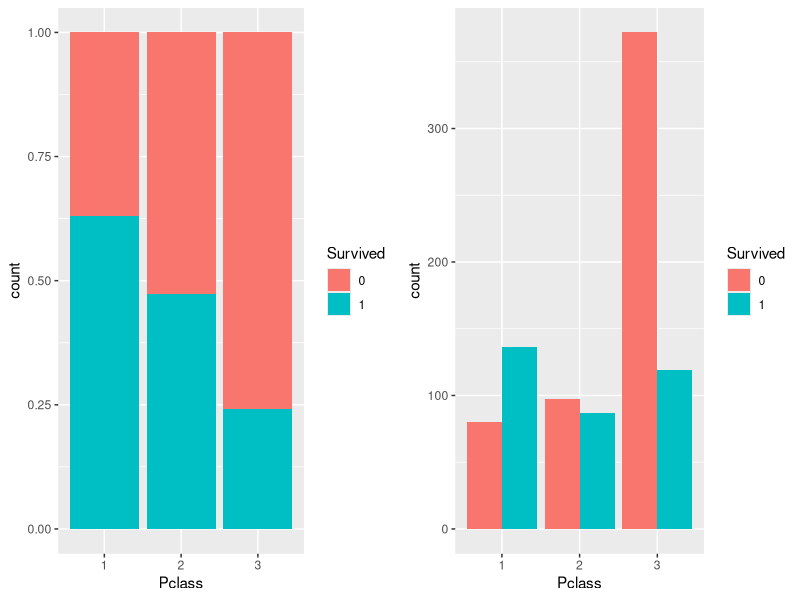
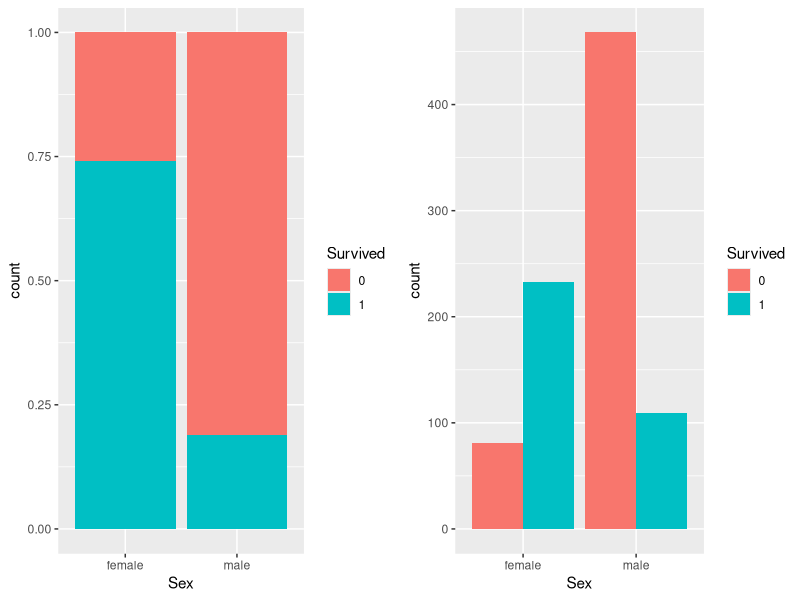
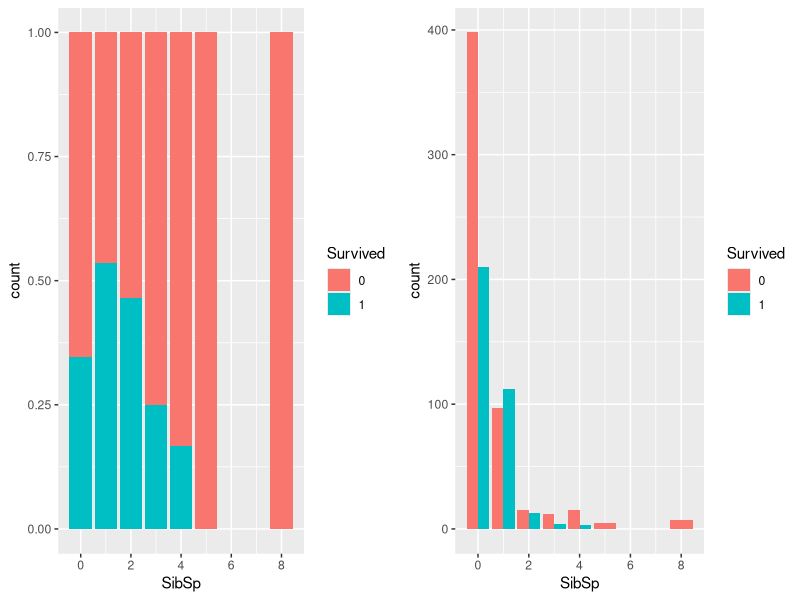
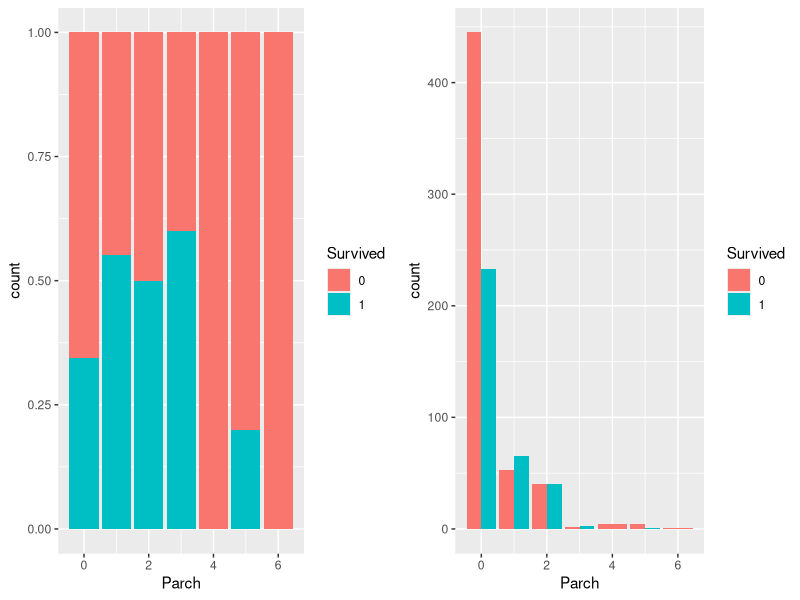
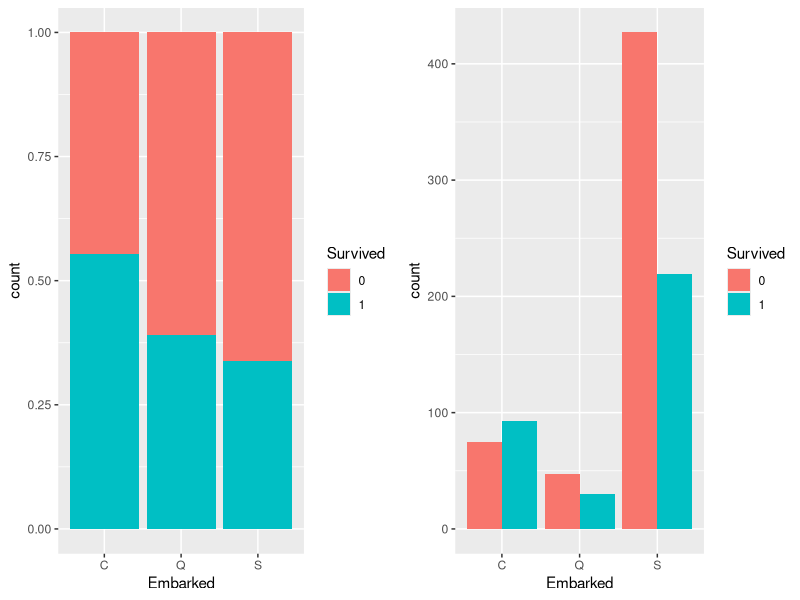
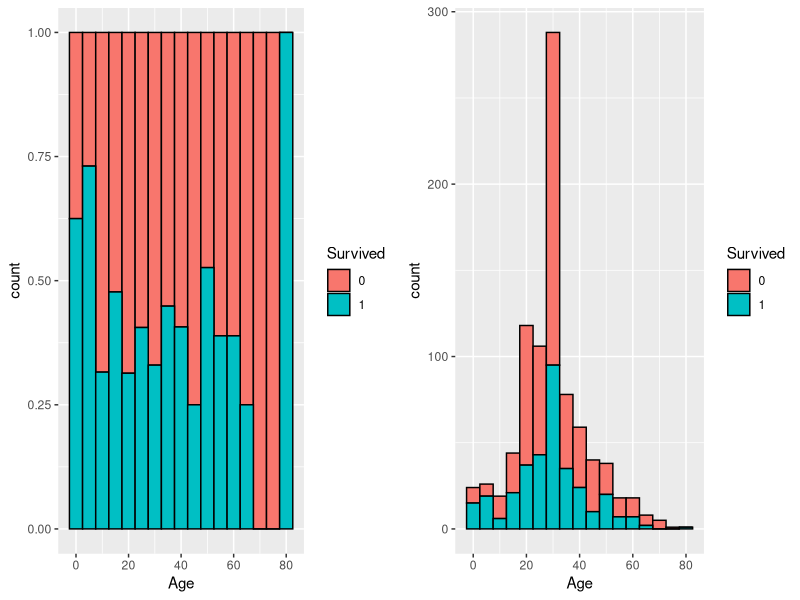
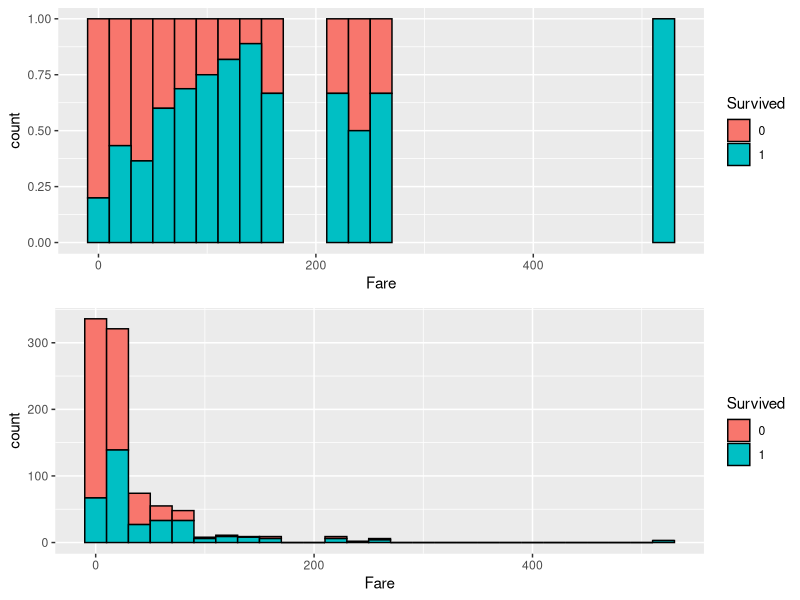
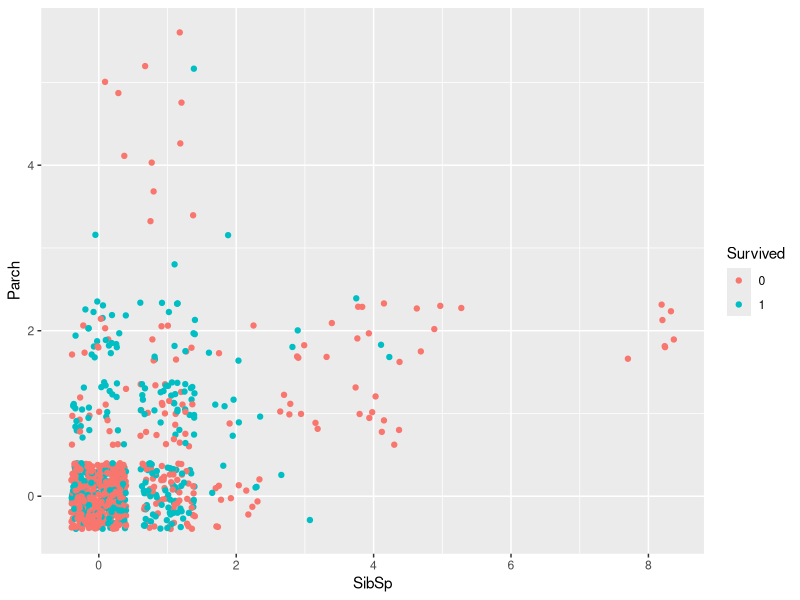

The R source for these figures, in order:
# "Titanic - Machine Learning from Disaster" - Survival Prediction using R (RStudio)

# Part 2 - EDA (Exploratory data analysis)



setwd("C:/Users/hanna/OneDrive/Dokumenty/Projects/Kaggle/titanic")

# Import library
library(ggplot2)
library(gridExtra)

# Import dataset
merged <- read.csv("merged.csv", header=TRUE, sep=",", stringsAsFactors=FALSE, fill = TRUE)

head(merged)
tail(merged)
summary(merged)

# Change data types of Survived, Pclass, Sex, Embarked to factor as in Part 1
merged$Survived <- as.factor(merged$Survived)
merged$Pclass <- as.factor(merged$Pclass)
merged$Sex <- as.factor(merged$Sex)
merged$Embarked <- as.factor(merged$Embarked)

# Check if there are no NAs except for Survived variable
sum(is.na(merged[,3:13]))

# It's finally time for some EDA;
# The goal is to find patterns and groups of people that were more likely to survive Titanic Disaster
# This is why I'm using also normalized y axis for easier comparision of proportions


# Survival rate by Class
pclass_bar_norm <- ggplot(merged[1:891,], aes(x=Pclass, fill=Survived))+
  geom_bar(position = 'fill')

pclass_bar <- ggplot(merged[1:891,], aes(x=Pclass, fill=Survived))+
  geom_bar( position = 'dodge')

grid.arrange(pclass_bar_norm, pclass_bar, nrow=1)
ggsave("plots/pclass_barplot.pdf", plot = last_plot())
# Over 60% of passengers from 1st class survived, while 75% people from 3rd class died


# Survival rate by sex
sex_bar_norm <- ggplot(merged[1:891,], aes(x=Sex, fill=Survived))+
  geom_bar( position = 'fill')

sex_bar <- ggplot(merged[1:891,], aes(x=Sex, fill=Survived))+
  geom_bar( position = 'dodge')

grid.arrange(sex_bar_norm, sex_bar, nrow=1)
ggsave("plots/sex_barplot.pdf", plot = last_plot())
# Almost 75% of female passengers survived, while only about 18% of male passengers survived. 
# Note that only ~ 1/3 of all passengers were female


# Survival rate by number of Siblings/Spouses aboard
sibsp_bar_norm <- ggplot(merged[1:891,], aes(x=SibSp, fill=Survived))+
  geom_bar( position = 'fill')

sibsp_bar <- ggplot(merged[1:891,], aes(x=SibSp, fill=Survived))+
  geom_bar( position = 'dodge')

grid.arrange(sibsp_bar_norm, sibsp_bar, nrow=1)
ggsave("plots/sibsp_barplot.pdf", plot = last_plot())
# Passengers with 1 Sibling/Spouse were slightly more likely to survive. 
# For passengers with >=4 Siblings/Spouses, chances for surviving were very low (though such passengers were few)


#Survival rate by number of Parents/Children aboard
parch_bar_norm <- ggplot(merged[1:891,], aes(x=Parch, fill=Survived))+
  geom_bar( position = 'fill')

parch_bar <- ggplot(merged[1:891,], aes(x=Parch, fill=Survived))+
  geom_bar( position = 'dodge')

grid.arrange(parch_bar_norm, parch_bar, nrow=1)
ggsave("plots/parch_barplot.pdf", plot = last_plot())
# Passengers who travelled with 1-3 Parents/Children were more likely to survive.


# Survival rate by Embarked
emb_bar_norm <- ggplot(merged[1:891,], aes(x=Embarked, fill=Survived))+
  geom_bar( position = 'fill')

emb_bar <- ggplot(merged[1:891,], aes(x=Embarked, fill=Survived))+
  geom_bar(position = 'dodge')

grid.arrange(emb_bar_norm, emb_bar, nrow=1)
ggsave("plots/emb_barplot.pdf", plot = last_plot())
# For some reason, more than 50% of passengers that embarked from Cherbourg survived.


# Normalized histogram of discretized variable - passangers Age
age_hist_norm <- ggplot(merged[1:891,], aes(x=Age, fill=Survived))+
  geom_histogram( binwidth = 5, position = 'fill', colour='black')

age_hist <- ggplot(merged[1:891,], aes(x=Age, fill=Survived))+
  geom_histogram( binwidth = 5, colour='black')

grid.arrange(age_hist_norm, age_hist, nrow=1)

sum((merged$Age > 60) & (!is.na(merged$Survived)))
ggsave("plots/age_hist.pdf", plot=last_plot())
# Most children under 10 y.o. survived. 
# There might be lower survival rate for > 60 y.o. passengers but this group was too small for such statement (22 records in training dataset)


# Normalized histogram of discretized variable - Fare
fare_hist_norm <- ggplot(merged[1:891,], aes(x=Fare, fill=Survived))+
  geom_histogram( binwidth = 20, position = 'fill', colour='black')

fare_hist <- ggplot(merged[1:891,], aes(x=Fare, fill=Survived))+
  geom_histogram( binwidth = 20, colour='black')

grid.arrange(fare_hist_norm, fare_hist, nrow=2)
ggsave("plots/fare_hist.pdf", plot=last_plot())
# Higher survvial rate for fare > 50

# One variable plots showed some groups of people that were more likely to survive
# The next step is to study multidimensional relationships between variables


# Seems like the highest survival rates were for female, 1st class passengers and children <10yo
# Lowest survival rates were for male, 3rd class passengers, embarked from Southampton

# Also, survival rate for passengers with 0 Siblings/Spouses or 0 Parents/Children aboard was below 0.4 for each
# Check if passengers with no relatives aboard had lower survival rate than passengers that travelled with family

ggplot(merged[1:891,])+
  geom_point(aes(x=SibSp, y=Parch, color=Survived), position='jitter')
ggsave("plots/parch_sibsp_jitter.pdf", plot=last_plot())
# 3 groups can be distinguished from the plot above: single travellers (small survival ratio), small families (high survival ratio) and large families (small survival ratio)
# Creating new column with passengers grouped into 3 groups of family size + visualization


merged$Fam[merged$SibSp == 0 & 
             merged$Parch == 0 ] <- 'single_traveller'
merged$Fam[(merged$SibSp != 0 | merged$Parch !=0) & 
             (merged$SibSp <=3 & merged$Parch <=3)] <- 'small_family'
merged$Fam[merged$SibSp > 3 | 
             merged$Parch >3 ] <- 'large_family'


fam_bar_norm <- ggplot(merged[1:891,], aes(x=Fam, fill=Survived))+
  geom_bar( position = 'fill')

fam_bar <- ggplot(merged[1:891,], aes(x=Fam, fill=Survived))+
  geom_bar()

grid.arrange(fam_bar_norm, fam_bar, nrow=1)
ggsave("plots/fam_bar.pdf", plot=last_plot())
# We can clearly see that ~90% of passengers with large family aboard and ~70% of single travellers didn't survive
# Add Sex variable to fam_bar

ggplot(merged[1:891,], aes(x=Sex, fill=Survived))+
  geom_bar(position = 'fill')+
  facet_wrap( ~Fam)
ggsave("plots/fam_sex_hist.pdf", plot=last_plot())
# By adding another variable, we can see that real survival rates for family members is strongly related with the sex of passenger

# Add another variable - Age, by using geom_point()
ggplot(merged[1:891,])+ 
  geom_point(aes(x=Fam, y=Age, color=Survived), position = 'jitter')+
  facet_wrap( ~Sex, nrow = 1)
ggsave("plots/fam_sex_age_point.pdf", plot=last_plot())

# Replace Age with another continuous variable - Fare
ggplot(merged[1:891,])+ 
  geom_point(aes(x=Fam, y=Fare, color=Survived), position = 'jitter')+
  facet_wrap( ~Sex, nrow = 1)
ggsave("plots/fam_sex_fare_point.pdf", plot=last_plot())

# Combine Age and Fare
ggplot(merged[1:891,])+
  geom_point(aes(x=Age, y=Fare, color=Survived))+
  facet_grid( Sex~Fam)
ggsave("plots/fam_sex_age_fare_point.pdf", plot=last_plot())
# The facet with continuous variables on axes, in this case, does not bring new insights
# I'll stay with 1 continuous variable - age of passengers

ggplot(merged[1:891,])+
  geom_point(aes(x=Pclass, y=Age, color=Survived))+
  facet_grid( Sex~Fam)
ggsave("plots/fam_sex_age_pclass_point.pdf", plot=last_plot())
# Based on chart above, For male passengers we can define a group with high survival rate - men <20y.o. with small family aboard and from 1st or 2nd class
# For female, we can also define such group - women of any age, with none or small family aboard and from 1st or 2nd class


ggplot(merged[1:891,], aes(x=Embarked, fill=Survived))+
  geom_bar(position = 'fill')+
  facet_grid( Sex~Pclass)
ggsave("plots/emb_sex_pclass_hist.pdf", plot=last_plot())
# By last facet, we can add that if a passanger was a female from 1st or 2nd class that embarked from Cherbourg or Queenstown, 
# the chances of survival were close to 100%.



# Save marged data.frame in working directory
write.csv(merged, "merged_fam.csv", row.names = FALSE, na="NA")


# In part 3 I'm going to create decision tree and predict which passengers from 'test' data.frame survived